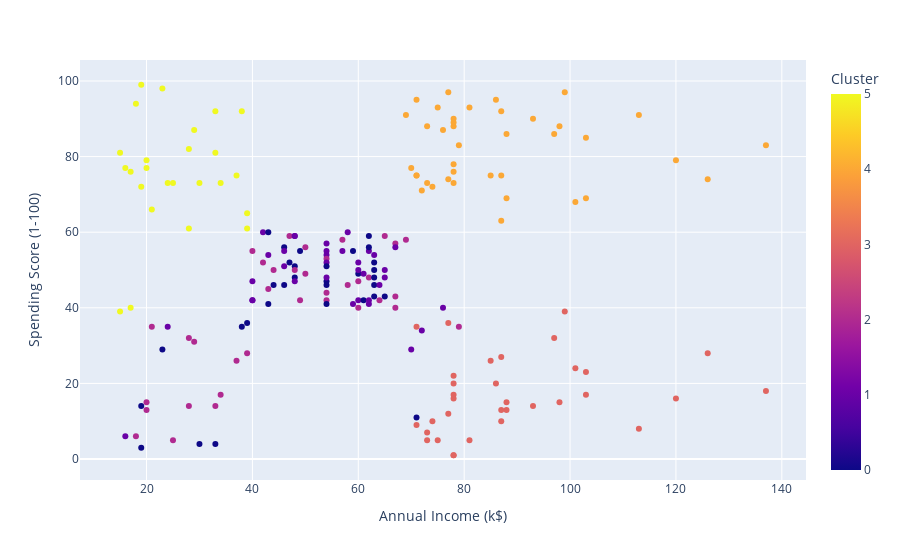

The cell this chart's notebook holds for it:
### Markdown cell above
7. Let's create a graph that will allow us to visualize each of the clusters. We will first take the ```Spending Score``` as the ordinate and the ```Annual Income``` as the abscissa.

### Code cell
px.scatter(dataset, x="Annual Income (k$)", y="Spending Score (1-100)", color="Cluster")

### Figure 1 — Plotly figure (JSON) as saved in the notebook; plotly's stock layout.template omitted (floating-point values rounded to 4 significant figures; data arrays with more than 128 entries replaced by an {"elided": "..."} marker saying what was removed)
{"data": [{"hovertemplate": "Annual Income (k$)=%{x}<br>Spending Score (1-100)=%{y}<br>Cluster=%{marker.color}<extra></extra>", "legendgroup": "", "marker": {"color": {"elided": "200 int values"}, "coloraxis": "coloraxis", "symbol": "circle"}, "mode": "markers", "name": "", "orientation": "v", "showlegend": false, "type": "scatter", "x": {"elided": "200 int values"}, "xaxis": "x", "y": {"elided": "200 int values"}, "yaxis": "y"}], "layout": {"coloraxis": {"colorbar": {"title": {"text": "Cluster"}}, "colorscale": [[0, "#0d0887"], [0.1111, "#46039f"], [0.2222, "#7201a8"], [0.3333, "#9c179e"], [0.4444, "#bd3786"], [0.5556, "#d8576b"], [0.6667, "#ed7953"], [0.7778, "#fb9f3a"], [0.8889, "#fdca26"], [1, "#f0f921"]]}, "legend": {"tracegroupgap": 0}, "margin": {"t": 60}, "xaxis": {"anchor": "y", "domain": [0, 1], "title": {"text": "Annual Income (k$)"}}, "yaxis": {"anchor": "x", "domain": [0, 1], "title": {"text": "Spending Score (1-100)"}}}}
